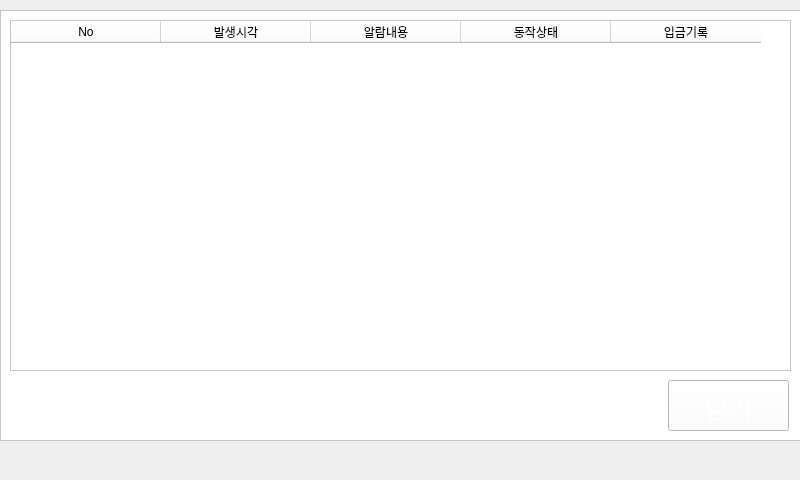
<?xml version="1.0" encoding="UTF-8"?>
<ui version="4.0">
 <class>page_managermenu</class>
 <widget class="QWidget" name="page_managermenu">
  <property name="geometry">
   <rect>
    <x>0</x>
    <y>0</y>
    <width>800</width>
    <height>480</height>
   </rect>
  </property>
  <property name="windowTitle">
   <string>Form</string>
  </property>
  <widget class="QPushButton" name="btn_transCash">
   <property name="geometry">
    <rect>
     <x>60</x>
     <y>60</y>
     <width>311</width>
     <height>181</height>
    </rect>
   </property>
   <property name="font">
    <font>
     <pointsize>30</pointsize>
    </font>
   </property>
   <property name="focusPolicy">
    <enum>Qt::NoFocus</enum>
   </property>
   <property name="styleSheet">
    <string notr="true">border-image: url(:/image/base7.png);
color: rgb(238, 238, 236);</string>
   </property>
   <property name="text">
    <string>현송</string>
   </property>
  </widget>
  <widget class="QPushButton" name="btn_usermanage">
   <property name="geometry">
    <rect>
     <x>870</x>
     <y>320</y>
     <width>131</width>
     <height>81</height>
    </rect>
   </property>
   <property name="text">
    <string>유저관리</string>
   </property>
  </widget>
  <widget class="QPushButton" name="btn_deposit">
   <property name="geometry">
    <rect>
     <x>-400</x>
     <y>60</y>
     <width>311</width>
     <height>240</height>
    </rect>
   </property>
   <property name="font">
    <font>
     <pointsize>30</pointsize>
    </font>
   </property>
   <property name="styleSheet">
    <string notr="true">border-image: url(:/image/base7.png);
color: rgb(238, 238, 236);</string>
   </property>
   <property name="text">
    <string>직원수납</string>
   </property>
  </widget>
  <widget class="QPushButton" name="btn_back">
   <property name="geometry">
    <rect>
     <x>60</x>
     <y>340</y>
     <width>181</width>
     <height>91</height>
    </rect>
   </property>
   <property name="font">
    <font>
     <pointsize>25</pointsize>
    </font>
   </property>
   <property name="focusPolicy">
    <enum>Qt::NoFocus</enum>
   </property>
   <property name="styleSheet">
    <string notr="true">border-image: url(:/image/base7.png);
color: rgb(238, 238, 236);</string>
   </property>
   <property name="text">
    <string>메인화면</string>
   </property>
  </widget>
  <widget class="QPushButton" name="btn_setting">
   <property name="geometry">
    <rect>
     <x>500</x>
     <y>150</y>
     <width>281</width>
     <height>121</height>
    </rect>
   </property>
   <property name="font">
    <font>
     <pointsize>25</pointsize>
    </font>
   </property>
   <property name="focusPolicy">
    <enum>Qt::NoFocus</enum>
   </property>
   <property name="styleSheet">
    <string notr="true">border-image: url(:/image/base7.png);
color: rgb(255, 255, 255);</string>
   </property>
   <property name="text">
    <string>환경설정</string>
   </property>
  </widget>
  <widget class="QPushButton" name="btn_engineer">
   <property name="geometry">
    <rect>
     <x>500</x>
     <y>10</y>
     <width>281</width>
     <height>121</height>
    </rect>
   </property>
   <property name="font">
    <font>
     <pointsize>25</pointsize>
    </font>
   </property>
   <property name="focusPolicy">
    <enum>Qt::NoFocus</enum>
   </property>
   <property name="styleSheet">
    <string notr="true">border-image: url(:/image/base7.png);
color: rgb(255, 255, 255);</string>
   </property>
   <property name="text">
    <string>엔지니어 메뉴</string>
   </property>
  </widget>
  <widget class="QFrame" name="frm_alarm">
   <property name="geometry">
    <rect>
     <x>0</x>
     <y>10</y>
     <width>801</width>
     <height>431</height>
    </rect>
   </property>
   <property name="styleSheet">
    <string notr="true">background-color: rgb(255, 255, 255);</string>
   </property>
   <property name="frameShape">
    <enum>QFrame::StyledPanel</enum>
   </property>
   <property name="frameShadow">
    <enum>QFrame::Raised</enum>
   </property>
   <widget class="QPushButton" name="btn_alClose">
    <property name="geometry">
     <rect>
      <x>668</x>
      <y>370</y>
      <width>121</width>
      <height>51</height>
     </rect>
    </property>
    <property name="font">
     <font>
      <pointsize>20</pointsize>
     </font>
    </property>
    <property name="styleSheet">
     <string notr="true">border-image: url(:/image/base7.png);
color: rgb(255, 255, 255);</string>
    </property>
    <property name="text">
     <string>닫기</string>
    </property>
   </widget>
   <widget class="QTableWidget" name="table_alarm">
    <property name="geometry">
     <rect>
      <x>10</x>
      <y>10</y>
      <width>781</width>
      <height>351</height>
     </rect>
    </property>
    <property name="editTriggers">
     <set>QAbstractItemView::NoEditTriggers</set>
    </property>
    <property name="selectionBehavior">
     <enum>QAbstractItemView::SelectRows</enum>
    </property>
    <attribute name="horizontalHeaderCascadingSectionResizes">
     <bool>false</bool>
    </attribute>
    <attribute name="horizontalHeaderDefaultSectionSize">
     <number>150</number>
    </attribute>
    <column>
     <property name="text">
      <string>No</string>
     </property>
    </column>
    <column>
     <property name="text">
      <string>발생시각</string>
     </property>
    </column>
    <column>
     <property name="text">
      <string>알람내용</string>
     </property>
    </column>
    <column>
     <property name="text">
      <string>동작상태</string>
     </property>
    </column>
    <column>
     <property name="text">
      <string>입금기록</string>
     </property>
    </column>
   </widget>
  </widget>
  <widget class="QPushButton" name="btn_alarm">
   <property name="geometry">
    <rect>
     <x>500</x>
     <y>290</y>
     <width>281</width>
     <height>121</height>
    </rect>
   </property>
   <property name="font">
    <font>
     <pointsize>25</pointsize>
    </font>
   </property>
   <property name="styleSheet">
    <string notr="true">border-image: url(:/image/base7.png);
color: rgb(255, 255, 255);</string>
   </property>
   <property name="text">
    <string>알람목록</string>
   </property>
  </widget>
  <zorder>btn_alarm</zorder>
  <zorder>btn_transCash</zorder>
  <zorder>btn_usermanage</zorder>
  <zorder>btn_deposit</zorder>
  <zorder>btn_back</zorder>
  <zorder>btn_setting</zorder>
  <zorder>btn_engineer</zorder>
  <zorder>frm_alarm</zorder>
 </widget>
 <resources/>
 <connections/>
</ui>
